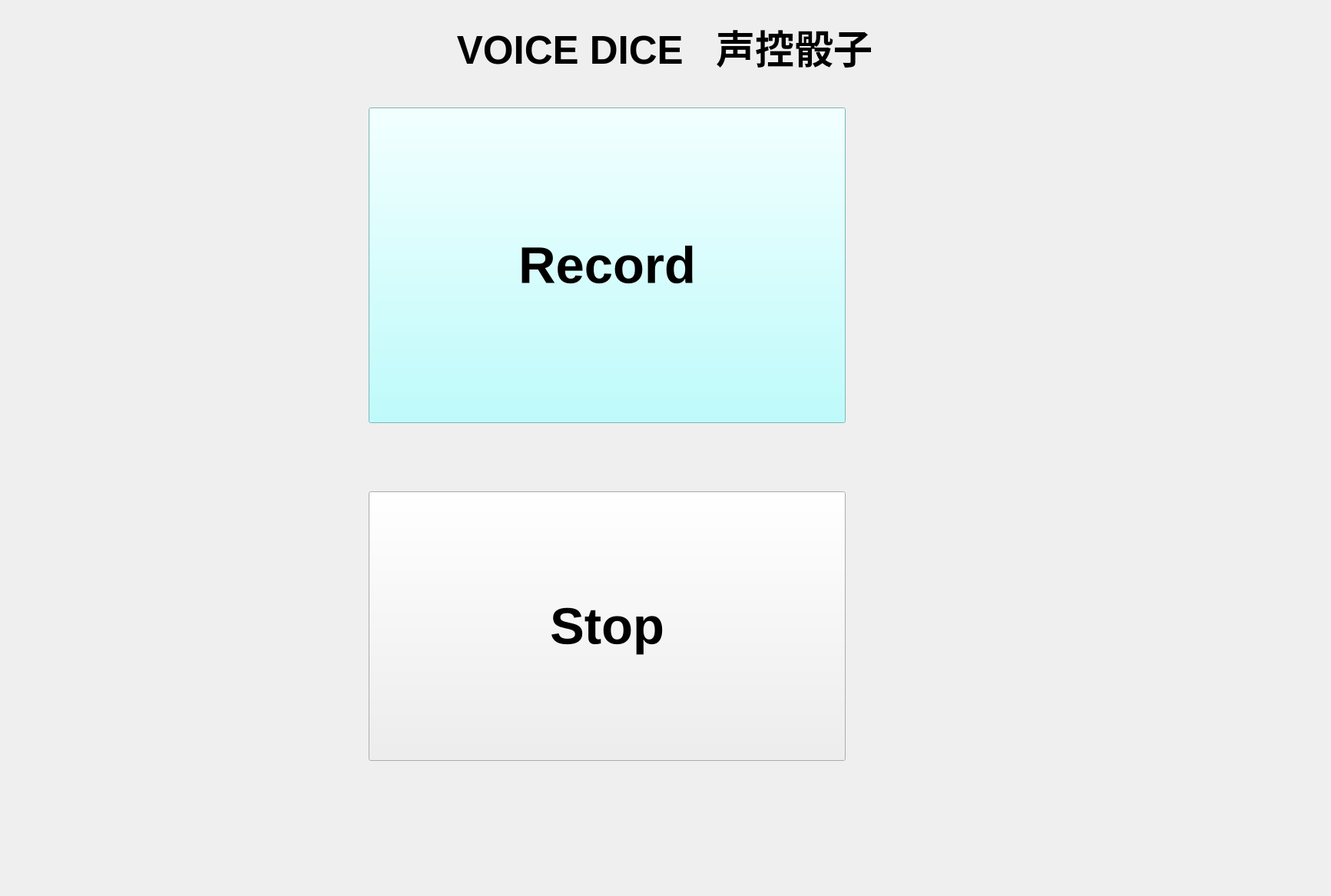
<?xml version="1.0" encoding="UTF-8"?>
<ui version="4.0">
 <class>dicebysound</class>
 <widget class="QWidget" name="dicebysound">
  <property name="geometry">
   <rect>
    <x>0</x>
    <y>0</y>
    <width>1733</width>
    <height>1167</height>
   </rect>
  </property>
  <property name="windowTitle">
   <string>Form</string>
  </property>
  <property name="autoFillBackground">
   <bool>false</bool>
  </property>
  <property name="styleSheet">
   <string notr="true">background-image: url(:/new/prefix1/headimg/record.webp);</string>
  </property>
  <widget class="QPushButton" name="record">
   <property name="geometry">
    <rect>
     <x>480</x>
     <y>140</y>
     <width>621</width>
     <height>411</height>
    </rect>
   </property>
   <property name="font">
    <font>
     <pointsize>50</pointsize>
     <weight>75</weight>
     <bold>true</bold>
    </font>
   </property>
   <property name="styleSheet">
    <string notr="true">background-color: rgb(170, 255, 255);</string>
   </property>
   <property name="text">
    <string>Record</string>
   </property>
  </widget>
  <widget class="QPushButton" name="stop">
   <property name="geometry">
    <rect>
     <x>480</x>
     <y>640</y>
     <width>621</width>
     <height>351</height>
    </rect>
   </property>
   <property name="font">
    <font>
     <pointsize>50</pointsize>
     <weight>75</weight>
     <bold>true</bold>
    </font>
   </property>
   <property name="text">
    <string>Stop</string>
   </property>
  </widget>
  <widget class="QLabel" name="label">
   <property name="geometry">
    <rect>
     <x>0</x>
     <y>10</y>
     <width>1731</width>
     <height>101</height>
    </rect>
   </property>
   <property name="font">
    <font>
     <pointsize>38</pointsize>
     <weight>75</weight>
     <bold>true</bold>
    </font>
   </property>
   <property name="text">
    <string>VOICE DICE   声控骰子</string>
   </property>
   <property name="alignment">
    <set>Qt::AlignCenter</set>
   </property>
  </widget>
 </widget>
 <resources/>
 <connections/>
</ui>
